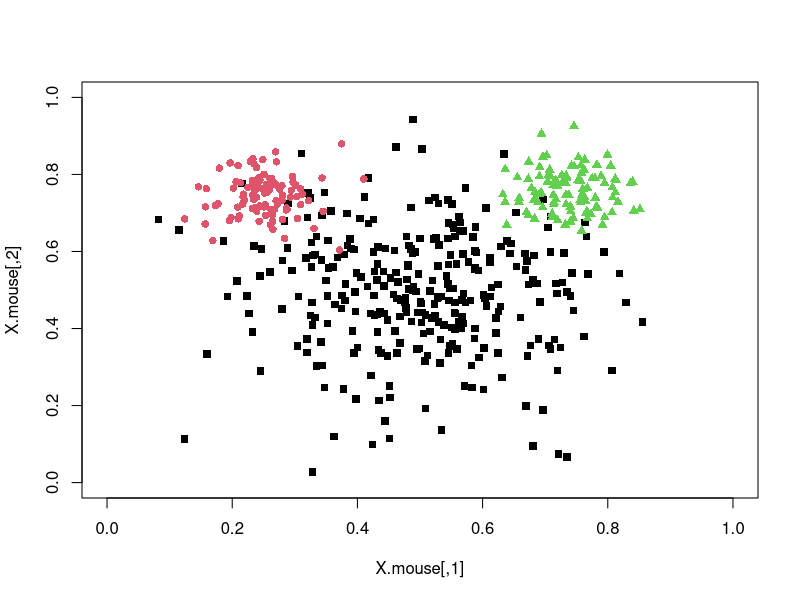
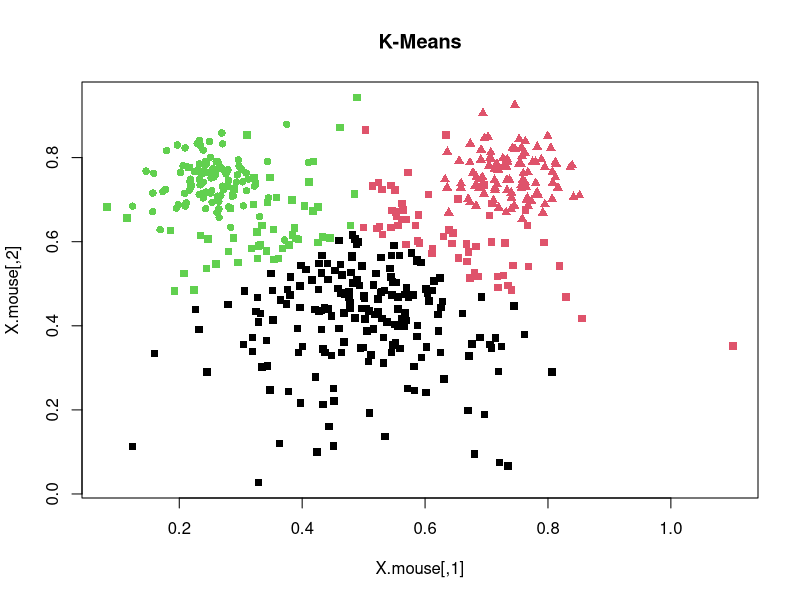
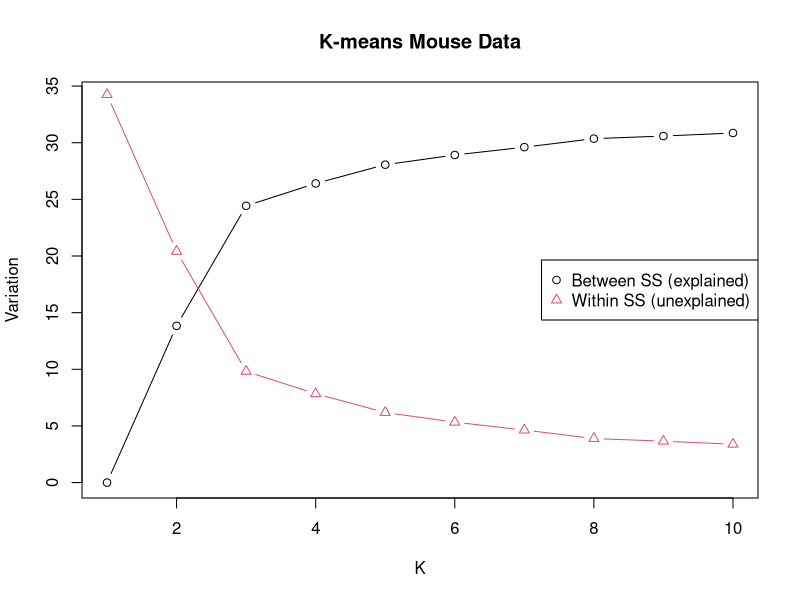

These charts were generated, in order, by the following R code:
## ---- chunk 1
# generate the "mouse" data
library("mnormt")

# class one (head)
n1 = 300
mu1 = c(0.5,0.5)
Sigma1 = matrix(c(0.15^2, 0, 0, 0.15^2), 2)
x1 = rmnorm(n1,mean=mu1,var=Sigma1)

# class two (left ear)
n2=100
mu2 = c(0.25,0.75)
Sigma2 = matrix(c(0.05^2, 0, 0, 0.05^2), 2)
x2 = rmnorm(n2,mean=mu2,var=Sigma2)

# class three (right ear)
n3 = 100
mu3 = c(0.75,0.75)
Sigma3 = matrix(c(0.05^2, 0, 0, 0.05^2), 2)
x3 = rmnorm(n3,mean=mu3,var=Sigma3)

# put all data together in one matrix
X.mouse = rbind(x1,x2,x3)
L.mouse = factor(c( rep("Head", n1), rep("Left Ear", n2), rep("Right Ear", n3) ))

plot(X.mouse, col=as.integer(L.mouse),
     pch=as.integer(L.mouse)+14, ylim=c(0,1), xlim=c(0,1))
## ---- chunk 2
kmeans.out3 = kmeans(X.mouse, centers = 3)
kmeans.out3
## ---- chunk 3
plot(X.mouse, col = kmeans.out3$cluster, pch = as.integer(L.mouse) + 14, main = "K-Means")
## ---- chunk 4
table(L.mouse, kmeans.out3$cluster)
## ---- chunk 5
between_var = numeric(10)
within_var = numeric(10)

for (k in 1:10)
{
  kmeans.out = kmeans(X.mouse, centers = k)
  between_var[k] = kmeans.out$betweenss
  within_var[k] = kmeans.out$tot.withinss
}
## ---- chunk 6
plot(1:10, between_var, ylim=c(0, 34), type = "b", xlab = "K",
     ylab = "Variation", main = "K-means Mouse Data")
points(1:10, within_var, type = "b", col = 2, pch = 2)
legend("right", c("Between SS (explained)", "Within SS (unexplained)"),
       col=c(1,2), pch=c(1,2))
